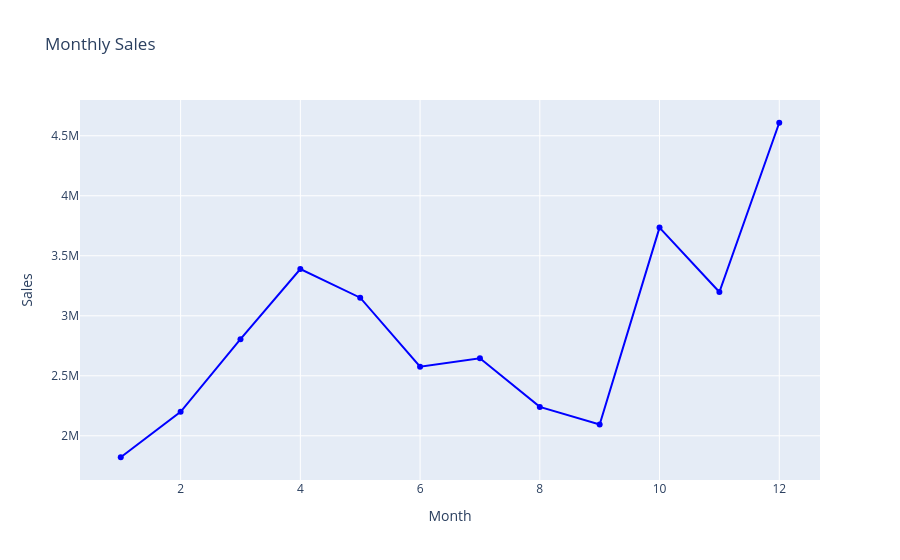

Notebook code cell kept with this figure:
### Code cell
import plotly.graph_objs as go # We are importing Plotly's graph objects module. This module let's us build interactive charts (not static like Matplotlib)

# Group by month and sum the sales
monthly_sales = all_data.groupby(['Month'])['Sales'].sum()
# groupby(['Month']) => This groups the dataset based on each month (Jan, Feb, e.t.c)
# ['Sales'] => Selects only the Sales Column
# .sum() => Adds up all sales within each month

# Create a line plot trace
trace = go.Scatter(                     # Creating the line chart(Trace)
    x=monthly_sales.index,              # X-axis => Months
    y=monthly_sales.values,             # Y-axis => Total Sales per month 
    mode='lines+markers',               # Draws a line connecting points and markers (dots) on each point
    marker=dict(color='blue'),          # Sets point colour to blue
    name='Monthly Sales'                # Label shown in the chart legend
)

# Create layout - This controls how the chart looks
layout = go.Layout(
    title='Monthly Sales',              # This gives us the Chart title
    xaxis=dict(title='Month'),          # This labels the X-axis
    yaxis=dict(title='Sales'),          # This labels the Y-axis
    hovermode='closest',                # When you hover, it shows the closest data point info
)

# Create figure
fig = go.Figure(data=[trace], layout=layout)  # This combines everything together into one object 
                                              # data=[trace] => Your actual plotted data (the line chart we created earlier)
                                              # layout=layout => Your design settings (title, axis labels, e.t.c
# In conclusion, trace => the content(data), layout => the design(style), Figure => the final complete chart
# Show plot
fig.show()              # This renders (displays) the chart on your screen
                        # Without this line, nothing will show

### Figure 1 — Plotly figure (JSON) as saved in the notebook; plotly's stock layout.template omitted (floating-point values rounded to 4 significant figures)
{"data": [{"marker": {"color": "blue"}, "mode": "lines+markers", "name": "Monthly Sales", "type": "scatter", "x": [1, 2, 3, 4, 5, 6, 7, 8, 9, 10, 11, 12], "y": [1821000.0, 2200000.0, 2805000.0, 3389000.0, 3151000.0, 2576000.0, 2646000.0, 2241000.0, 2094000.0, 3735000.0, 3198000.0, 4608000.0]}], "layout": {"hovermode": "closest", "title": {"text": "Monthly Sales"}, "xaxis": {"title": {"text": "Month"}}, "yaxis": {"title": {"text": "Sales"}}}}
